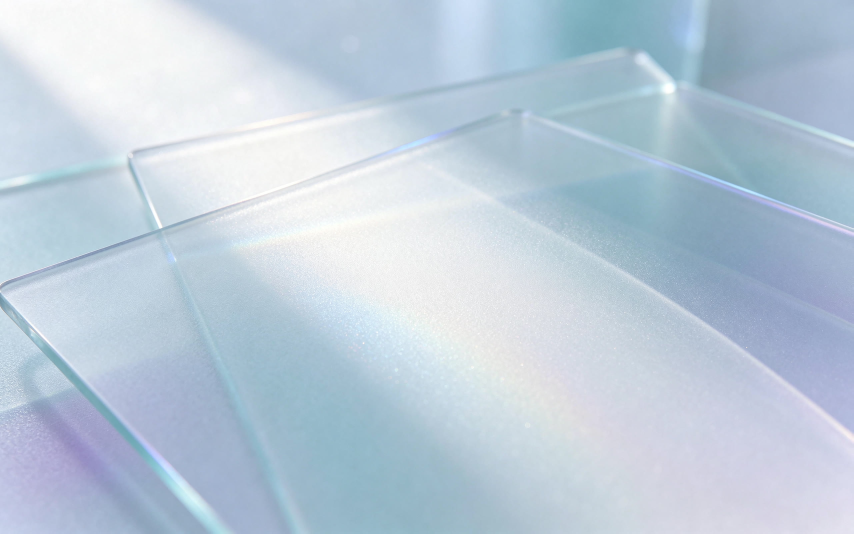
#> input picture skins/aurora-bg.jpg, 2560 x 1600 px (shown at 1/3 size)
$ python palette.py ../skins/aurora-bg.jpg 3
#> lines starting #> are read from the running program, lines starting #| are printed output that depends on the picture
### ai/imgio.py
"""Unicode-safe OpenCV image IO for Windows paths containing Chinese characters."""
import os
import cv2
import numpy as np


def imread_u(path, flags=cv2.IMREAD_COLOR):
    """Read an image even when the path contains non-ASCII characters."""
    try:
        data = np.fromfile(path, dtype=np.uint8)
        if data.size:
            img = cv2.imdecode(data, flags)
            if img is not None:
                return img
    except Exception:
        pass
    return cv2.imread(path, flags)


# [12 lines left out: function imwrite_u, not called in this run]

### ai/palette.py
"""色卡提取 / 配色方案导出
用法: python palette.py <图片> <色数 3-12>
输出 JSON: {"ok":true,"colors":[{"hex":"#aabbcc","rgb":[r,g,b],"ratio":0.12}],...}
"""
import json
import sys

import cv2
from imgio import imread_u, imwrite_u
import numpy as np


def kmeans(pixels, k, iters=14):
    # 均匀抽取初始中心（不依赖 numpy.random，嵌入版 numpy 可能被裁剪）
    step = max(1, len(pixels) // k)
    centers = np.array([pixels[min(len(pixels) - 1, i * step)] for i in range(k)], np.float32)
    centers += np.linspace(-3, 3, k, dtype=np.float32)[:, None]
    for _ in range(iters):
        d = ((pixels[:, None, :] - centers[None, :, :]) ** 2).sum(2)
        idx = d.argmin(1)
        for j in range(k):
            sel = pixels[idx == j]
            if len(sel):
                centers[j] = sel.mean(0)
    d = ((pixels[:, None, :] - centers[None, :, :]) ** 2).sum(2)
    idx = d.argmin(1)
    counts = np.bincount(idx, minlength=k).astype(np.float32)
    return centers, counts / max(1, counts.sum())


def main():
    if len(sys.argv) < 3:
        print(json.dumps({"ok": False, "error": "args"}))
        return
    path = sys.argv[1]
    k = int(sys.argv[2])
    k = max(3, min(12, k))

    img = imread_u(path, cv2.IMREAD_COLOR)
#> in imread_u, img is the input picture: shape (1600, 2560, 3); mean B, G, R 218.8, 204.3, 188.7
    if img is None:
        print(json.dumps({"ok": False, "error": "无法读取图片"}))
        return

    if max(img.shape[:2]) > 480:
        s = 480.0 / max(img.shape[:2])
#> s = 0.188
        img = cv2.resize(img, None, fx=s, fy=s, interpolation=cv2.INTER_AREA)
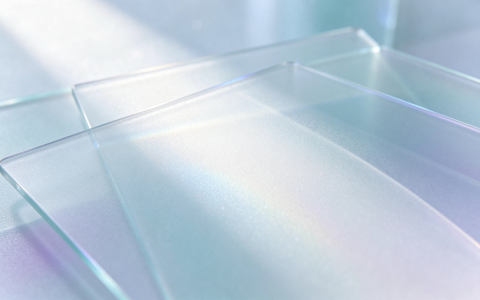
#> img: shape (300, 480, 3); mean B, G, R 218.8, 204.3, 188.7

    rgb = cv2.cvtColor(img, cv2.COLOR_BGR2RGB).reshape(-1, 3).astype(np.float32)
    # 去掉极暗/极亮噪点，保留主体色
    lum = rgb.mean(1)
    keep = (lum > 8) & (lum < 250)
    rgb = rgb[keep]
    if len(rgb) < k * 10:
        print(json.dumps({"ok": False, "error": "有效像素太少"}))
        return
    if len(rgb) > 60000:
        rgb = rgb[:: max(1, len(rgb) // 60000)]

    centers, ratios = kmeans(rgb, k)
#> in kmeans, `step = max(1, len(pixels) // k)`: step = 23876
#> in kmeans, `centers = np.array([pixels[min(len(pixels) - 1, i * step)] for i in ra..`: centers = [[249, 249, 249], [165, 190, 203], [223, 234, 238]]
#> in kmeans, `centers += np.linspace(-3, 3, k, dtype=np.float32)[:, None]`: centers = [[246, 246, 246], [165, 190, 203], [226, 237, 241]]
#> after the loop in kmeans, `for _ in range(iters):`: centers = [[233.7, 237.2, 240.2], [156.5, 181, 201.6], [195.3, 209, 223.8]]
#> in kmeans, `counts = np.bincount(idx, minlength=k).astype(np.float32)`: counts = [15496, 28181, 27952]
#> ratios = [0.216, 0.393, 0.39]
    order = np.argsort(-ratios)
#> order = [1, 2, 0]
    colors = []
    for i in order:
        c = np.clip(centers[i], 0, 255).astype(int)
        colors.append({
            "hex": "#%02x%02x%02x" % (c[0], c[1], c[2]),
            "rgb": [int(c[0]), int(c[1]), int(c[2])],
            "ratio": round(float(ratios[i]), 4),
        })
#> this loop made 3 passes
#> c on passes 1 to 2: [156, 181, 201], [195, 209, 223]
#> (i, c) on pass 3: (0, [233, 237, 240])
#> after the loop, colors = 3 items

    print(json.dumps({"ok": True, "count": len(colors), "colors": colors}, ensure_ascii=True))
#| {"ok": true, "count": 3, "colors": [{"hex": "#9cb5c9", "rgb": [156, 181, 201], "ratio": 0.3934}, {"hex": "#c3d1df", "rgb": [195, 209, 223], "ratio": 0.3902}, {"hex": "#e9edf0", "rgb": [233, 237, 240], "ratio": 0.2163}]}


if __name__ == "__main__":
    try:
        main()
    except Exception as e:
        print(json.dumps({"ok": False, "error": str(e)}))
